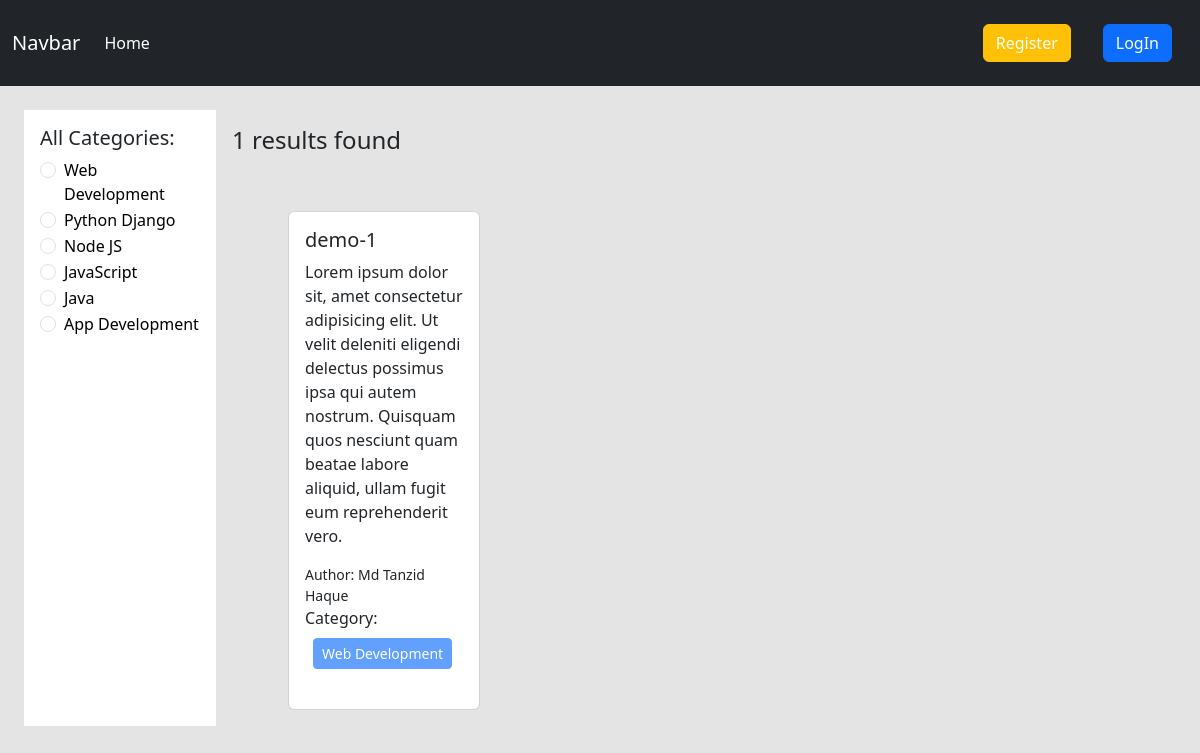
The app's page /category/web-development/ with its own data.
### categories/models.py (models this page shows, shortened)
class Category(models.Model):
    name = models.CharField(max_length=100)
    slug = models.SlugField(max_length=100, unique=True, null=True, blank=True)

### post/models.py (models this page shows, shortened)
class Post(models.Model):
    title = models.CharField(max_length=50)
    content = models.TextField()
    category = models.ManyToManyField(Category)
    author = models.ForeignKey(User, on_delete=models.CASCADE)

### my_blog/views.py (the view)
# urls.py: path('', views.home, name='home'),
def home(request, category_slug = None):
    data = Post.objects.all()
    if category_slug is not None:
        category = Category.objects.get(slug = category_slug)
        data = Post.objects.filter(category=category)
    categories = Category.objects.all()
    return render(request, 'home.html', {'data': data, 'category': categories})

### templates/home.html (shortened to what this page needs)
{% extends "base.html" %}
{% block content %}
  <div class="d-flex flex-wrap p-4">
    <div class="col-2 bg-white p-3">
      <h5>All Categories:</h5>
      {% for cat in category %}
      <div class="form-check">
          <input class="form-check-input" type="radio" name="category" id="{{cat.id}}">
          <label class="form-check-label" for="{{cat.id}}">
            <a href="{% url "category_wise_post" cat.slug %}" class="text-decoration-none text-black">{{cat.name}}</a>
          </label>
        </div>
      {% endfor %}
    </div>
    <div class="col-10 p-3">
      <h4>{{data | length }} results found</h4>
      <div class="d-flex flex-wrap px-lg-5 pt-5">
        {% for post in data %}
        <div class="col-sm-3">
          <div class="card mx-2">
            <div class="card-body">
              <h5 class="card-title">{{post.title}}</h5>
              <p class="card-text">{{post.content}}</p>
              <small class="d-block">Author: {{post.author.first_name}} {{post.author.last_name}}</small>
              <p>Category:
                  {% for category in post.category.all %}
                  <button class="btn btn-primary btn-sm m-2" disabled>{{category.name}}</button>
                  {% endfor %}
              </p>
            </div>
          </div>
        </div>
        {% endfor %}
      </div>
    </div>
  </div>
{% endblock content %}

### records on screen
Category: name "Web Development"
Category: name "Python Django"
Category: name "Node JS"
Category: name "JavaScript"
Category: name "Java"
Category: name "App Development"
Post: title "demo-1", content "Lorem ipsum dolor sit, amet consectetur adipisicing elit. Ut velit deleniti eligendi delectus possimus ipsa qui autem nostrum. Quisquam quos nesciunt quam beatae labore aliquid, ullam fugit eum reprehenderit vero.", author.first_name "Md Tanzid", author.last_name "Haque"

### other values on screen
{{ data | length }} "1"
